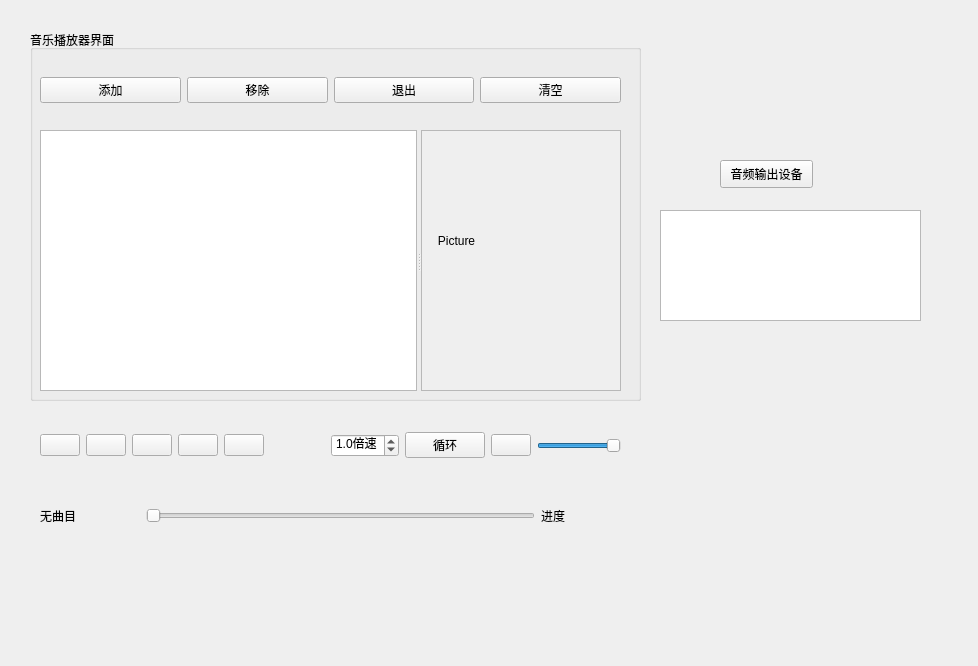
<?xml version="1.0" encoding="UTF-8"?>
<ui version="4.0">
 <class>MainWindow</class>
 <widget class="QMainWindow" name="MainWindow">
  <property name="geometry">
   <rect>
    <x>0</x>
    <y>0</y>
    <width>978</width>
    <height>666</height>
   </rect>
  </property>
  <property name="windowTitle">
   <string>音乐播放器界面</string>
  </property>
  <property name="windowIcon">
   <iconset resource="res.qrc">
    <normaloff>:/images/images/audio24.png</normaloff>:/images/images/audio24.png</iconset>
  </property>
  <widget class="QWidget" name="centralwidget">
   <widget class="QWidget" name="horizontalLayoutWidget_2">
    <property name="geometry">
     <rect>
      <x>40</x>
      <y>420</y>
      <width>581</width>
      <height>51</height>
     </rect>
    </property>
    <layout class="QHBoxLayout" name="horizontalLayout_2">
     <item>
      <widget class="QPushButton" name="btnPlay">
       <property name="text">
        <string/>
       </property>
       <property name="icon">
        <iconset resource="res.qrc">
         <normaloff>:/images/images/620.bmp</normaloff>:/images/images/620.bmp</iconset>
       </property>
      </widget>
     </item>
     <item>
      <widget class="QPushButton" name="btnPause">
       <property name="text">
        <string/>
       </property>
       <property name="icon">
        <iconset resource="res.qrc">
         <normaloff>:/images/images/622.bmp</normaloff>:/images/images/622.bmp</iconset>
       </property>
      </widget>
     </item>
     <item>
      <widget class="QPushButton" name="btnPrevious">
       <property name="text">
        <string/>
       </property>
       <property name="icon">
        <iconset resource="res.qrc">
         <normaloff>:/images/images/616.bmp</normaloff>:/images/images/616.bmp</iconset>
       </property>
      </widget>
     </item>
     <item>
      <widget class="QPushButton" name="btnStop">
       <property name="text">
        <string/>
       </property>
       <property name="icon">
        <iconset resource="res.qrc">
         <normaloff>:/images/images/624.bmp</normaloff>:/images/images/624.bmp</iconset>
       </property>
      </widget>
     </item>
     <item>
      <widget class="QPushButton" name="btnNext">
       <property name="text">
        <string/>
       </property>
       <property name="icon">
        <iconset resource="res.qrc">
         <normaloff>:/images/images/630.bmp</normaloff>:/images/images/630.bmp</iconset>
       </property>
      </widget>
     </item>
     <item>
      <spacer name="horizontalSpacer">
       <property name="orientation">
        <enum>Qt::Horizontal</enum>
       </property>
       <property name="sizeHint" stdset="0">
        <size>
         <width>18</width>
         <height>20</height>
        </size>
       </property>
      </spacer>
     </item>
     <item>
      <widget class="QDoubleSpinBox" name="doubleSpinBox">
       <property name="suffix">
        <string>倍速</string>
       </property>
       <property name="decimals">
        <number>1</number>
       </property>
       <property name="minimum">
        <double>0.500000000000000</double>
       </property>
       <property name="maximum">
        <double>1.500000000000000</double>
       </property>
       <property name="singleStep">
        <double>0.100000000000000</double>
       </property>
       <property name="value">
        <double>1.000000000000000</double>
       </property>
      </widget>
     </item>
     <item>
      <widget class="QPushButton" name="btnLoop">
       <property name="text">
        <string>循环</string>
       </property>
       <property name="icon">
        <iconset resource="res.qrc">
         <normaloff>:/images/images/refresh16.png</normaloff>:/images/images/refresh16.png</iconset>
       </property>
      </widget>
     </item>
     <item>
      <widget class="QPushButton" name="btnSound">
       <property name="text">
        <string/>
       </property>
       <property name="icon">
        <iconset resource="res.qrc">
         <normaloff>:/images/images/volumn.bmp</normaloff>:/images/images/volumn.bmp</iconset>
       </property>
      </widget>
     </item>
     <item>
      <widget class="QSlider" name="sliderVolumn">
       <property name="maximum">
        <number>100</number>
       </property>
       <property name="value">
        <number>100</number>
       </property>
       <property name="orientation">
        <enum>Qt::Horizontal</enum>
       </property>
      </widget>
     </item>
    </layout>
   </widget>
   <widget class="QWidget" name="horizontalLayoutWidget_3">
    <property name="geometry">
     <rect>
      <x>40</x>
      <y>490</y>
      <width>581</width>
      <height>51</height>
     </rect>
    </property>
    <layout class="QHBoxLayout" name="horizontalLayout_3">
     <item>
      <widget class="QLabel" name="labCurMedia">
       <property name="minimumSize">
        <size>
         <width>100</width>
         <height>0</height>
        </size>
       </property>
       <property name="text">
        <string>无曲目</string>
       </property>
      </widget>
     </item>
     <item>
      <widget class="QSlider" name="sliderPosition">
       <property name="orientation">
        <enum>Qt::Horizontal</enum>
       </property>
      </widget>
     </item>
     <item>
      <widget class="QLabel" name="labRatio">
       <property name="minimumSize">
        <size>
         <width>80</width>
         <height>0</height>
        </size>
       </property>
       <property name="text">
        <string>进度</string>
       </property>
      </widget>
     </item>
    </layout>
   </widget>
   <widget class="QGroupBox" name="groupBox">
    <property name="geometry">
     <rect>
      <x>30</x>
      <y>30</y>
      <width>611</width>
      <height>371</height>
     </rect>
    </property>
    <property name="title">
     <string>音乐播放器界面</string>
    </property>
    <widget class="QWidget" name="horizontalLayoutWidget">
     <property name="geometry">
      <rect>
       <x>10</x>
       <y>40</y>
       <width>581</width>
       <height>41</height>
      </rect>
     </property>
     <layout class="QHBoxLayout" name="horizontalLayout">
      <item>
       <widget class="QPushButton" name="btnAdd">
        <property name="text">
         <string>添加</string>
        </property>
        <property name="icon">
         <iconset resource="res.qrc">
          <normaloff>:/images/images/316.bmp</normaloff>:/images/images/316.bmp</iconset>
        </property>
       </widget>
      </item>
      <item>
       <widget class="QPushButton" name="btnRemove">
        <property name="text">
         <string>移除</string>
        </property>
        <property name="icon">
         <iconset resource="res.qrc">
          <normaloff>:/images/images/318.bmp</normaloff>:/images/images/318.bmp</iconset>
        </property>
       </widget>
      </item>
      <item>
       <widget class="QPushButton" name="btnClose">
        <property name="text">
         <string>退出</string>
        </property>
        <property name="icon">
         <iconset resource="res.qrc">
          <normaloff>:/images/images/132.bmp</normaloff>:/images/images/132.bmp</iconset>
        </property>
       </widget>
      </item>
      <item>
       <widget class="QPushButton" name="btnClear">
        <property name="text">
         <string>清空</string>
        </property>
        <property name="icon">
         <iconset resource="res.qrc">
          <normaloff>:/images/images/214.bmp</normaloff>:/images/images/214.bmp</iconset>
        </property>
       </widget>
      </item>
     </layout>
    </widget>
    <widget class="QSplitter" name="splitter">
     <property name="geometry">
      <rect>
       <x>10</x>
       <y>100</y>
       <width>581</width>
       <height>261</height>
      </rect>
     </property>
     <property name="orientation">
      <enum>Qt::Horizontal</enum>
     </property>
     <widget class="QListWidget" name="listWidget"/>
     <widget class="QScrollArea" name="scrollArea">
      <property name="minimumSize">
       <size>
        <width>200</width>
        <height>0</height>
       </size>
      </property>
      <property name="widgetResizable">
       <bool>true</bool>
      </property>
      <widget class="QWidget" name="scrollAreaWidgetContents">
       <property name="geometry">
        <rect>
         <x>0</x>
         <y>0</y>
         <width>198</width>
         <height>259</height>
        </rect>
       </property>
       <widget class="QLabel" name="labPic">
        <property name="geometry">
         <rect>
          <x>0</x>
          <y>100</y>
          <width>69</width>
          <height>19</height>
         </rect>
        </property>
        <property name="text">
         <string>Picture</string>
        </property>
        <property name="alignment">
         <set>Qt::AlignCenter</set>
        </property>
       </widget>
      </widget>
     </widget>
    </widget>
   </widget>
   <widget class="QPushButton" name="btnAudioOutput">
    <property name="geometry">
     <rect>
      <x>720</x>
      <y>160</y>
      <width>93</width>
      <height>28</height>
     </rect>
    </property>
    <property name="text">
     <string>音频输出设备</string>
    </property>
   </widget>
   <widget class="QPlainTextEdit" name="plainTextEdit">
    <property name="geometry">
     <rect>
      <x>660</x>
      <y>210</y>
      <width>261</width>
      <height>111</height>
     </rect>
    </property>
   </widget>
  </widget>
 </widget>
 <resources>
  <include location="res.qrc"/>
 </resources>
 <connections/>
</ui>
